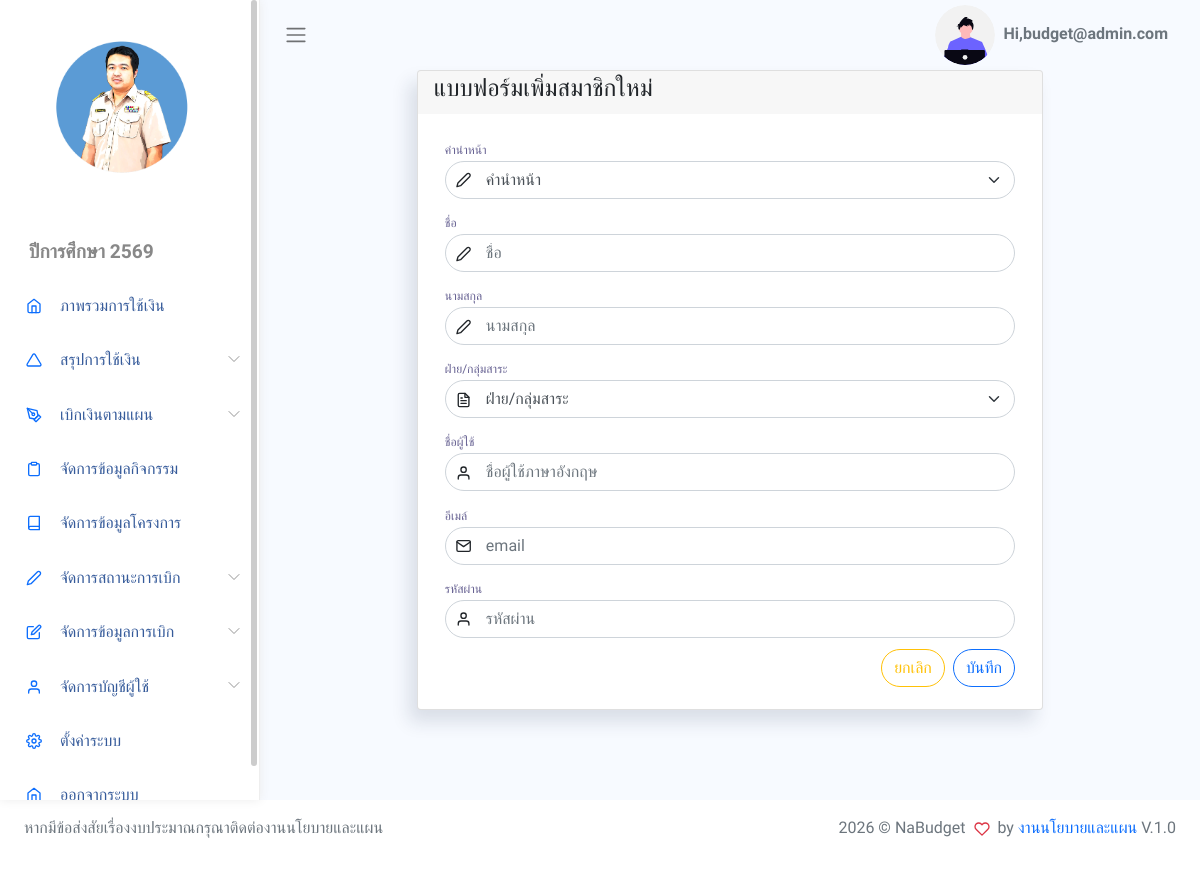
/App/Auth/Views/addPerson.php (signed in), run on the app's committed database.
### tables this page shows
CREATE TABLE `setting` (
  `set_id` int(1) NOT NULL,
  `sys_name` varchar(255) NOT NULL,
  `school_name` varchar(255) NOT NULL,
  `logo_url` varchar(255) NOT NULL,
  `title_name` varchar(255) NOT NULL,
  `year_name` varchar(255) NOT NULL,
  `dir_name` varchar(255) NOT NULL,
  `man_name` varchar(255) NOT NULL,
  `plan_name` varchar(255) NOT NULL,
  `menu_project` int(1) NOT NULL,
  `menu_activity` int(1) NOT NULL,
  `menu_payplan` int(1) NOT NULL,
  `created_at` datetime DEFAULT current_timestamp()
);

### App/Inc/sidebar.php (shortened to what the rows shown need)
<?php
$settingObj = new Setting();
$settings = $settingObj->getSetting();
?>
<body>
    <div id="app">
        <div id="sidebar" class='active'>
            <div class="sidebar-wrapper active">
                <div class="sidebar-header" style="text-align:center">
                    <img src="<?= BASE_URL . $settings['logo_url']?>" alt="" srcset="" style="width: 150px;height:150px;">
                </div>
                <div class="">
                    <ul class="menu">
                        <li class='sidebar-title'><?= htmlspecialchars($settings['year_name']) ?></li>
                        <li class="sidebar-item ">
                            <a href="<?= BASE_URL ?>/App/Views/showGroupCard.php" class='sidebar-link'>
                            </a>
                        </li>
                        <li class="sidebar-item  has-sub">
                            <a href="#" class='sidebar-link'>
                            </a>
                        </li>
                        <?php
                        if ($_SESSION['role'] <= 7) {
                            echo "
                            <li class='sidebar-item  has-sub'>
                                <a href='#' class='sidebar-link'>
                                    <i data-feather='pen-tool' width='20'></i>
                                    <span>เบิกเงินตามแผน</span>
                                </a>
                                <ul class='submenu '>
                                    <li>
                                        <a href='" . BASE_URL . "/App/Views/formPayPlan.php'>ใบคำขออนมุติใช้เงิน</a>
                                    </li>
                                    <li>
                                        <a href='" . BASE_URL . "/App/Views/showPayPlan.php'>ข้อมูลการเบิก</a>
                                    </li>
                                </ul>
                            </li>
                            <!-- <li class='sidebar-item'>
                                <a href='" . BASE_URL . "/document/แบบสรุปโครงการ2564.docx' class='sidebar-link'>
                                    <i data-feather='triangle' width='20'></i>
                                    <span>แบบสรุปโครงการปี 2564</span>
                                </a>
                            </li>
                            <li class='sidebar-item'>
                                <a href='https://drive.google.com/drive/folders/10lbb2oCK1EN5yT9p9R833f19MvhAm9VG?usp=sharing' class='sidebar-link'>
                                    <i data-feather='triangle' width='20'></i>
                                    <span>ประชุมจัดทำแผนปีการศึกษา 2566</span>
                                </a>
                            </li>
                            <li class='sidebar-item'>
                                <a href='#' class='sidebar-link'>
                                    <i data-feather='triangle' width='20'></i>
                                    <span>อัปโหลดไฟล์ประมาณการ</span>
                                </a>
                            </li> -->
                            <li class='sidebar-item'>
                                <a href='" . BASE_URL . "/App/Views/manageActivity.php' class='sidebar-link'>
                                    <i data-feather='clipboard' width='20'></i>
                                    <span>จัดการข้อมูลกิจกรรม</span>
                                </a>
                            </li>
                            ";
                        }
                        ?>
                        <?php
                        if ($_SESSION['role'] == 1) {
                            echo "
                                <li class='sidebar-item'>
                                    <a href='" . BASE_URL . "/App/Views/manageProject.php' class='sidebar-link'>
                                        <i data-feather='book' width='20'></i>
                                        <span>จัดการข้อมูลโครงการ</span>
                                    </a>
                                </li>
                                ";
                        }
                        ?>
                        <?php
                        if ($_SESSION['role'] <= 5) {
                            echo "
                                <li class='sidebar-item  has-sub'>
                                    <a href='#' class='sidebar-link'>
                                    <i data-feather='edit-2' width='20'></i>
                                    <span>จัดการสถานะการเบิก</span>
                                    </a>
                                    <ul class='submenu '>
                                    <li>
                                        <a href='" . BASE_URL . "/App/Views/showPayBill.php'>จัดการสถานะการเบิก</a>
                                    </li>
                                    <li>
                                        <a href='" . BASE_URL . "/App/Views/searchEditPayBill.php'>จัดการการจ่ายเงิน</a>
                                    </li>
                                    </ul>
                                </li>
                                ";
                        }
                        ?>
                        <?php
                        if ($_SESSION['role'] == 1) {
                            echo "
                                <li class='sidebar-item  has-sub'>
                                    <a href='#' class='sidebar-link'>
                                    </a>
                                        <a href='" . BASE_URL . "/App/Views/formPayPlan.php'>เพิ่มข้อมูลการเบิก</a>
                                        <a href='" . BASE_URL . "/App/Views/searchEditReport.php'>แก้ไขข้อมูลใบคำขอ</a>
                                        <a href='" . BASE_URL . "/App/Views/searchEditMoney.php'>แก้ยอดเงินเบิก</a>
                                        <a href='" . BASE_URL . "/App/Views/showGroupCard_admin.php'>ตรวจสอบยอดเงินรวม</a>
                                        <a href='" . BASE_URL . "/App/Views/showProject_admin.php'>ตรวจสอบยอดเงินโครงการ</a>
                                        <a href='" . BASE_URL . "/App/Views/showActivity_admin.php'>ตรวจสอบยอดเงินกิจกรรม</a>
                                        <a href='" . BASE_URL . "/App/Views/showProjectExcel.php' target='_blank'>Excel โครงการ</a>
                                        <a href='" . BASE_URL . "/App/Views/showActivityExcel.php' target='_blank'>Excel กิจกรรม</a>
                                        <a href='" . BASE_URL . "/App/Views/showPayPlanExcel.php' target='_blank'>Excel ข้อมูลการเบิก</a>
                                        <a href='" . BASE_URL . "/App/Views/reportBudget.php' target='_blank'>รายงานการใช้เงินตามแผนปฏิบัติการ</a>
                                </li>
                                ";
                        }
                        ?>
                        <?php
                        if ($_SESSION['role'] == 1) {
                            echo "
                                <li class='sidebar-item  has-sub'>
                                    <a href='#' class='sidebar-link'>
                                    <i data-feather='user' width='20'></i>
                                    <span>จัดการบัญชีผู้ใช้</span>
                                    </a>
                                    <ul class='submenu '>
                                        <li>
                                            <a href='" . BASE_URL . "/App/Auth/Views/showPerson.php'>ข้อมูลสมาชิก</a>
                                        </li>
                                        <li>
                                            <a href='" . BASE_URL . "/App/Auth/Views/addPerson.php'>เพิ่มสมาชิก</a>
                                        </li>
                                    </ul>
                                </li>
                                ";
                        }
                        ?>
                        <?php
                        if ($_SESSION['role'] == 1 && $_SESSION['id'] == 1) {
                            echo "
                                <li class='sidebar-item'>
                                    <a href='" . BASE_URL . "/App/Views/manageSetting.php' class='sidebar-link'>
                                    <i data-feather='settings' width='20'></i>
                                    <span>ตั้งค่าระบบ</span>
                                    </a>
                                </li>
                                ";
                        }
                        ?>
                        <li class="sidebar-item ">
                            <a href="#" data-toggle="modal" data-target="#logoutModal" class='sidebar-link'>
                            </a>
                        </li>
                    </ul>
                </div>
            </div>
        </div>

### App/Inc/footer.php (shortened to what the rows shown need)
<footer>
    <div class="footer clearfix mb-0 text-muted">
        <div class="float-right">
            <p>2026 &copy; <?= htmlspecialchars($settings['sys_name']) ?> <span class='text-danger'><i data-feather="heart"></i></span> by <a
                    href="#">งานนโยบายและแผน</a> V.1.0</p>
        </div>
    </div>
</footer>
</div>
</body>
</html>

### data on the page
setting: logo_url (picture), year_name "ปีการศึกษา 2569", sys_name "NaBudget"

### other printed values
$_SESSION['username'] "budget@admin.com"
